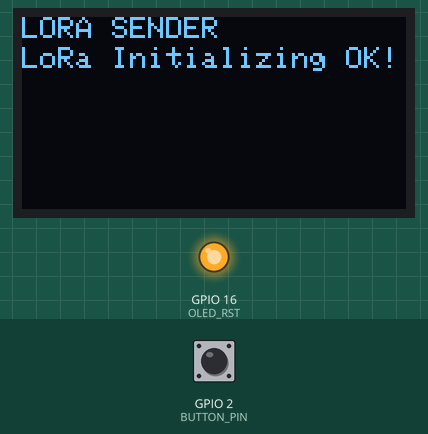
A sketch run on a simulated ESP32. Shown: 128×64 one-colour display, output pins drawn as LEDs (lit = HIGH). Inputs (shaded band) come from the test bench; at power-on: GPIO 2 (BUTTON_PIN) HIGH. No radio packets arrive unless stated; what the sketch prints to the serial monitor is not drawn.

Above: at 0.13 s.
At 1.3 s:
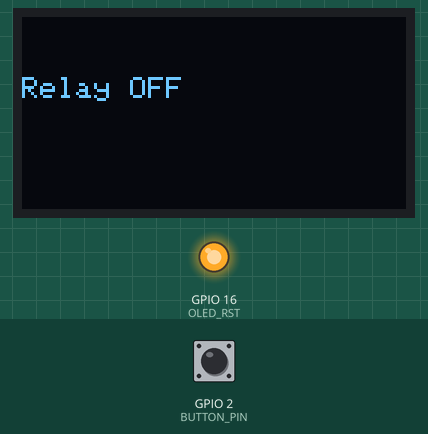
1.4 s: GPIO 2 (BUTTON_PIN) pulled LOW for 0.2 s
At 1.59 s:
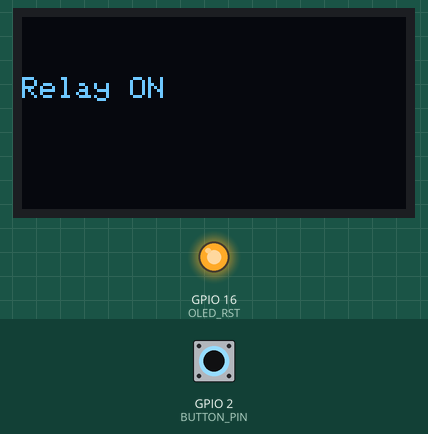
3.1 s: GPIO 2 (BUTTON_PIN) pulled LOW for 3.2 s
Timing chart, 0 to 6.1 s (numbered marks = the images above; inputs shaded):
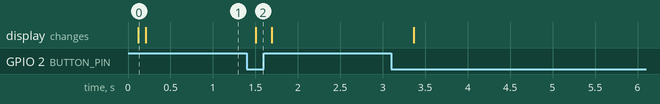

The sketch:

Heltec_Lora_v2_RF_Relay_Transmitter.ino
```cpp
#include <SPI.h>
#include <LoRa.h>

//Libraries for OLED Display
#include <Wire.h>
#include <Adafruit_GFX.h>
#include <Adafruit_SSD1306.h>

//define the pins used by the LoRa transceiver module
#define SCK 5
#define MISO 19
#define MOSI 27
#define SS 18
#define RST 14
#define DIO0 26

//433E6 for Asia
//866E6 for Europe
//915E6 for North America
#define BAND 866E6

//OLED pins
#define OLED_SDA 4
#define OLED_SCL 15
#define OLED_RST 16
#define SCREEN_WIDTH 128 // OLED display width, in pixels
#define SCREEN_HEIGHT 64 // OLED display height, in pixels
#define BUTTON_PIN 2
#define RELAY_SIGNAL "relay_on"

//packet counter
int counter = 0;

Adafruit_SSD1306 display(SCREEN_WIDTH, SCREEN_HEIGHT, &Wire, OLED_RST);

void setup() {
  //initialize Serial Monitor
  Serial.begin(115200);
pinMode(BUTTON_PIN, INPUT_PULLUP);
  //reset OLED display via software
  pinMode(OLED_RST, OUTPUT);
  digitalWrite(OLED_RST, LOW);
  delay(20);
  digitalWrite(OLED_RST, HIGH);

  //initialize OLED
  Wire.begin(OLED_SDA, OLED_SCL);
  if(!display.begin(SSD1306_SWITCHCAPVCC, 0x3c, false, false)) { // Address 0x3C for 128x32
    Serial.println(F("SSD1306 allocation failed"));
    for(;;); // Don't proceed, loop forever
  }

  display.clearDisplay();
  display.setTextColor(WHITE);
  display.setTextSize(1);
  display.setCursor(0,0);
  display.print("LORA SENDER ");
  display.display();

  Serial.println("LoRa Sender Test");

  //SPI LoRa pins
  SPI.begin(SCK, MISO, MOSI, SS);
  //setup LoRa transceiver module
  LoRa.setPins(SS, RST, DIO0);

  if (!LoRa.begin(BAND)) {
    Serial.println("Starting LoRa failed!");
    while (1);
  }
  Serial.println("LoRa Initializing OK!");
  display.setCursor(0,10);
  display.print("LoRa Initializing OK!");
  display.display();
 display.clearDisplay();
}

void loop() {

   int buttonState = digitalRead(BUTTON_PIN);
  if (buttonState == LOW) {
    LoRa.beginPacket();
    LoRa.print("Relay ON");
    LoRa.endPacket();

    Serial.println("Relay ON");
    display.setCursor(0, 20);
    display.println("Relay ON");
    display.display();
    display.clearDisplay();
    delay(100);


  } else {
    LoRa.beginPacket();
    LoRa.print("Relay OFF");
    LoRa.endPacket();

    Serial.println("Relay OFF");
    display.setCursor(0, 20);
    display.println("Relay OFF");
    display.display();
    display.clearDisplay();
    delay(100);


}
}
```

Measured:
- after the input at 1.4 s, the display: changes after 0.11 s (image 2)
